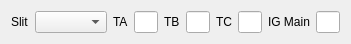
<?xml version="1.0" encoding="UTF-8"?>
<ui version="4.0">
 <class>Form</class>
 <widget class="QWidget" name="Form">
  <property name="geometry">
   <rect>
    <x>0</x>
    <y>0</y>
    <width>351</width>
    <height>40</height>
   </rect>
  </property>
  <property name="windowTitle">
   <string>Form</string>
  </property>
  <layout class="QHBoxLayout" name="horizontalLayout">
   <item>
    <widget class="QLabel" name="label">
     <property name="sizePolicy">
      <sizepolicy hsizetype="Maximum" vsizetype="Preferred">
       <horstretch>0</horstretch>
       <verstretch>0</verstretch>
      </sizepolicy>
     </property>
     <property name="text">
      <string>Slit</string>
     </property>
    </widget>
   </item>
   <item>
    <widget class="SlitWidget" name="comboBox"/>
   </item>
   <item>
    <widget class="QLabel" name="label_2">
     <property name="sizePolicy">
      <sizepolicy hsizetype="Maximum" vsizetype="Preferred">
       <horstretch>0</horstretch>
       <verstretch>0</verstretch>
      </sizepolicy>
     </property>
     <property name="text">
      <string>TA</string>
     </property>
    </widget>
   </item>
   <item>
    <widget class="QLineEdit" name="line0">
     <property name="focusPolicy">
      <enum>Qt::NoFocus</enum>
     </property>
     <property name="readOnly">
      <bool>true</bool>
     </property>
    </widget>
   </item>
   <item>
    <widget class="QLabel" name="label_3">
     <property name="sizePolicy">
      <sizepolicy hsizetype="Maximum" vsizetype="Preferred">
       <horstretch>0</horstretch>
       <verstretch>0</verstretch>
      </sizepolicy>
     </property>
     <property name="text">
      <string>TB</string>
     </property>
    </widget>
   </item>
   <item>
    <widget class="QLineEdit" name="line1">
     <property name="focusPolicy">
      <enum>Qt::NoFocus</enum>
     </property>
     <property name="readOnly">
      <bool>true</bool>
     </property>
    </widget>
   </item>
   <item>
    <widget class="QLabel" name="label_4">
     <property name="sizePolicy">
      <sizepolicy hsizetype="Maximum" vsizetype="Preferred">
       <horstretch>0</horstretch>
       <verstretch>0</verstretch>
      </sizepolicy>
     </property>
     <property name="text">
      <string>TC</string>
     </property>
    </widget>
   </item>
   <item>
    <widget class="QLineEdit" name="line2">
     <property name="focusPolicy">
      <enum>Qt::NoFocus</enum>
     </property>
     <property name="readOnly">
      <bool>true</bool>
     </property>
    </widget>
   </item>
   <item>
    <widget class="QLabel" name="label_5">
     <property name="sizePolicy">
      <sizepolicy hsizetype="Maximum" vsizetype="Preferred">
       <horstretch>0</horstretch>
       <verstretch>0</verstretch>
      </sizepolicy>
     </property>
     <property name="text">
      <string>IG Main</string>
     </property>
    </widget>
   </item>
   <item>
    <widget class="QLineEdit" name="line3">
     <property name="focusPolicy">
      <enum>Qt::NoFocus</enum>
     </property>
     <property name="readOnly">
      <bool>true</bool>
     </property>
    </widget>
   </item>
  </layout>
 </widget>
 <customwidgets>
  <customwidget>
   <class>SlitWidget</class>
   <extends>QComboBox</extends>
   <header>attributeserver.widgets</header>
  </customwidget>
 </customwidgets>
 <resources/>
 <connections/>
</ui>
